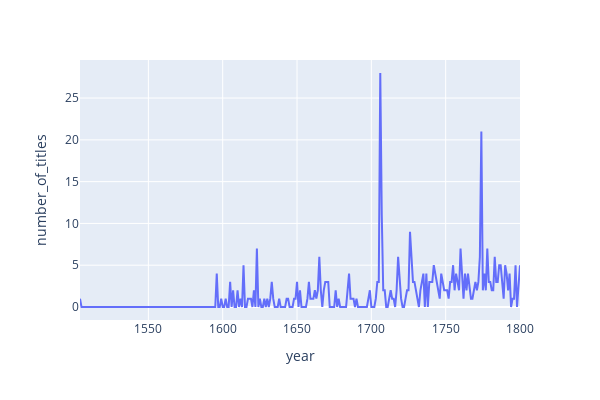

The notebook cell saved with this chart:
### Code cell
fig = px.line(timeline,
              x='year', 
              y='number_of_titles',
              width=600, 
              height=400)
fig.show()

### Figure 1 — Plotly figure (JSON) as saved in the notebook; plotly's stock layout.template omitted (floating-point values rounded to 4 significant figures; data arrays with more than 128 entries replaced by an {"elided": "..."} marker saying what was removed)
{"data": [{"hovertemplate": "year=%{x}<br>number_of_titles=%{y}<extra></extra>", "legendgroup": "", "line": {"color": "#636efa", "dash": "solid"}, "marker": {"symbol": "circle"}, "mode": "lines", "name": "", "orientation": "v", "showlegend": false, "type": "scatter", "x": {"elided": "297 int values"}, "xaxis": "x", "y": {"elided": "297 int values"}, "yaxis": "y"}], "layout": {"height": 400, "legend": {"tracegroupgap": 0}, "margin": {"t": 60}, "width": 600, "xaxis": {"anchor": "y", "domain": [0, 1], "title": {"text": "year"}}, "yaxis": {"anchor": "x", "domain": [0, 1], "title": {"text": "number_of_titles"}}}}
